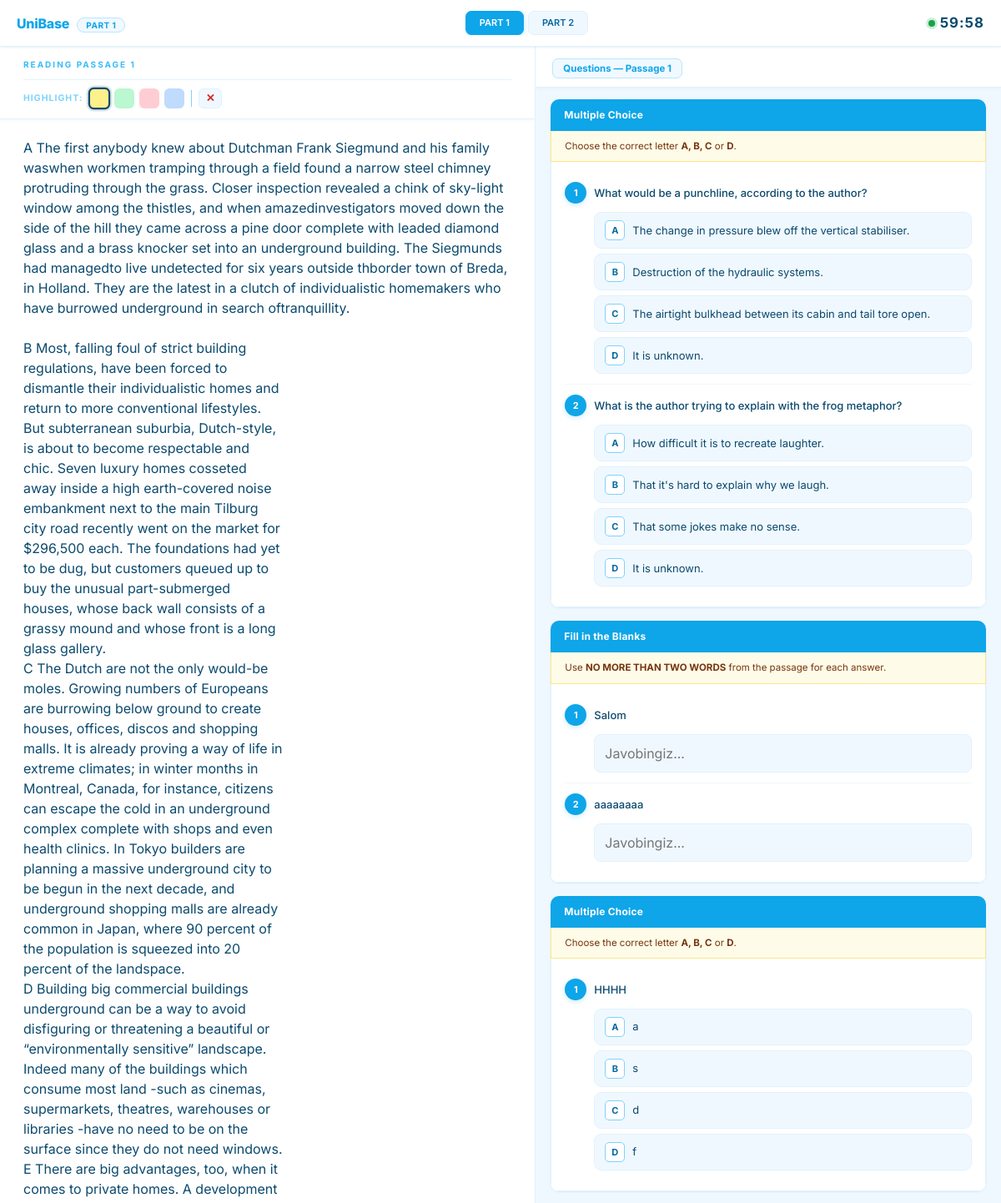
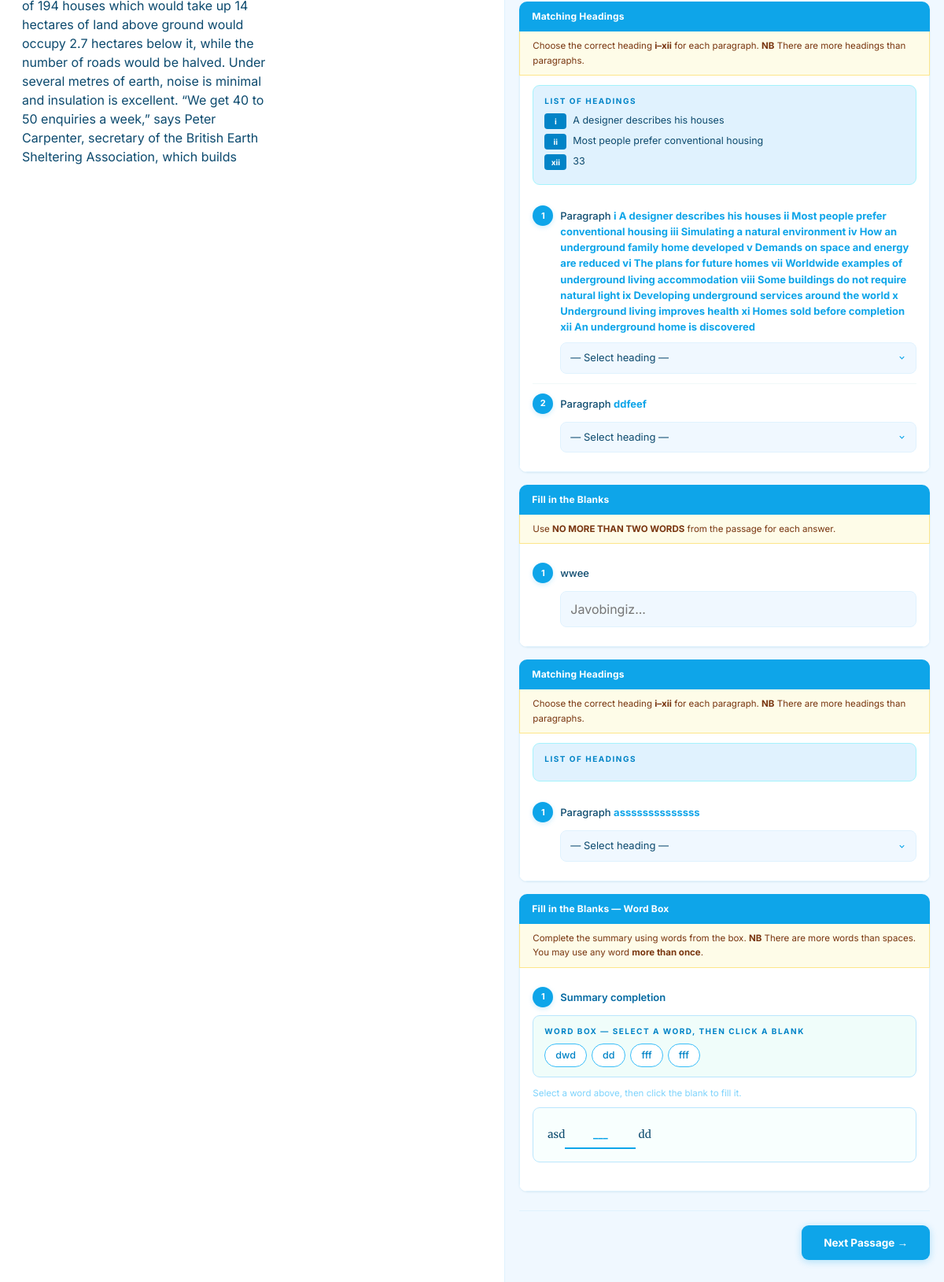
/reading/ (signed in), run on the app's committed database (2 pictures, top to bottom).
### app/models.py (models this page shows, shortened)
class PaidTestMixin(models.Model):
    is_paid = models.BooleanField(default=False)
    price = models.PositiveIntegerField(default=25)
    class Meta:
        abstract = True

class ReadingTest(PaidTestMixin):
    passage_title   = models.CharField(max_length=255, blank=True, default='')
    passage_text    = models.TextField(verbose_name="Passage 1 matni")
    passage_title_2 = models.CharField(max_length=255, blank=True, default='', verbose_name="Passage 2 sarlavha")
    passage_text_2  = models.TextField(blank=True, default='', verbose_name="Passage 2 matni")
    passage_title_3 = models.CharField(max_length=255, blank=True, default='', verbose_name="Passage 3 sarlavha")
    passage_text_3  = models.TextField(blank=True, default='', verbose_name="Passage 3 matni")
    category = models.CharField(max_length=15, choices=[('READING','Reading')], default='READING')
    def get_passage(self, part_num):
        return {
            1: (self.passage_title,   self.passage_text),
            2: (self.passage_title_2, self.passage_text_2),
            3: (self.passage_title_3, self.passage_text_3),
        }.get(part_num, ('', ''))

class IELTS_Reading(models.Model):
    QUESTION_TYPES = [
        ('ABCD',    'Multiple Choice'),
        ('TFNG',    'True / False / Not Given'),
        ('YNNG',    'Yes / No / Not Given'),
        ('MATCH',   'Matching Headings'),
        ('FILL',    'Fill in the Blank'),
        ('FILLBOX', 'Fill in the Blank with Word Box'),
    ]
    PART_CHOICES = [
        (1,'Part 1'),(2,'Part 2'),(3,'Part 3'),(4,'Part 4'),
    ]
    test_group     = models.ForeignKey(ReadingTest, on_delete=models.CASCADE, related_name='questions')
    part           = models.IntegerField(choices=PART_CHOICES, default=1)
    savol          = models.TextField()
    question_image = models.ImageField(upload_to='reading/questions/', blank=True, null=True)
    question_type  = models.CharField(max_length=10, choices=QUESTION_TYPES, default='ABCD')
    variant_a = models.CharField(max_length=500, blank=True)
    variant_b = models.CharField(max_length=500, blank=True)
    variant_c = models.CharField(max_length=500, blank=True)
    variant_d = models.CharField(max_length=500, blank=True)
    variant_e = models.CharField(max_length=500, blank=True, verbose_name="Heading v")
    variant_f = models.CharField(max_length=500, blank=True, verbose_name="Heading vi")
    variant_g = models.CharField(max_length=500, blank=True, verbose_name="Heading vii")
    variant_h = models.CharField(max_length=500, blank=True, verbose_name="Heading viii")
    variant_i = models.CharField(max_length=500, blank=True, verbose_name="Heading ix")
    variant_j = models.CharField(max_length=500, blank=True, verbose_name="Heading x")
    variant_k = models.CharField(max_length=500, blank=True, verbose_name="Heading xi")
    variant_l = models.CharField(max_length=500, blank=True, verbose_name="Heading xii")
    image_a = models.ImageField(upload_to='reading/variants/', blank=True, null=True)
    image_b = models.ImageField(upload_to='reading/variants/', blank=True, null=True)
    image_c = models.ImageField(upload_to='reading/variants/', blank=True, null=True)
    image_d = models.ImageField(upload_to='reading/variants/', blank=True, null=True)
    word_box = models.TextField(
        blank=True, default='',
        verbose_name="Word Box (vergul bilan ajrating)",
        help_text="Faqat FILLBOX turida. Masalan: Mexicans,random,rotating,despite,preserve"
    )
    togri_variant = models.CharField(max_length=1000)
    def get_word_box_list(self):
        if not self.word_box:
            return []
        return [w.strip() for w in self.word_box.split(',') if w.strip()]

### app/views.py (the view, shortened to what this page needs)
# urls.py: path('reading/', ielts_reading_view, name='ielts_reading'),
@login_required
def ielts_reading_view(request, test_id=None):
    reading_test = get_object_or_404(ReadingTest, pk=test_id) if test_id else ReadingTest.objects.first()
    if not reading_test:
        messages.error(request, "Reading testi mavjud emas!")
        return redirect("ielts_main_dashboard")
    if request.method == "POST":
        allowed, status = check_test_access(request.user, reading_test, category="IELTS_READING")
        if not allowed:
            messages.error(request, "Sizda yetarli coin yo'q!")
            return redirect("buy_coins")
    all_questions = list(reading_test.questions.all().order_by('part', 'id'))
    if 'reading_start' not in request.session:
        request.session['reading_start'] = time.time()
    form = IELTSReadingForm(request.POST or None, questions=all_questions)
    parts_dict = {}
    for q in all_questions:
        parts_dict.setdefault(q.part, []).append(q)
    test_data = []
    for part_num in sorted(parts_dict.keys()):
        qs = parts_dict[part_num]
        title, text = reading_test.get_passage(part_num)
        test_data.append({
            "part":          part_num,
            "part_label":    f"Part {part_num}",
            "passage_title": title,
            "passage_text":  text,
            "questions":     [{"model": q, "field": form[f"q_{q.id}"]} for q in qs]
        })
    return render(request, "reading_test.html", {
        "test_data":    test_data,
        "total_steps":  len(test_data),
        "duration":     60,
        "reading_test": reading_test,
        "user_coins":   request.user.profile.coins,
        "streak_days":  request.user.profile.streak_days,
        "has_discount": request.user.profile.streak_days >= 5,
        "test_id":      reading_test.id,
    })

### app/templates/reading_test.html (shortened to what this page needs)
<!DOCTYPE html>
<html lang="uz">
{% load static %}
<head>
    <link href="https://cdn.jsdelivr.net/npm/bootstrap@5.3.0/dist/css/bootstrap.min.css" rel="stylesheet">
</head>
<body>
<header class="header">
    <div class="logo">UniBase <span>Part 1</span></div>
    <div class="passage-tabs">
        {% for item in test_data %}
        <button type="button" class="ptab {% if forloop.first %}active{% endif %}"
                onclick="showStep({{ forloop.counter }})"
                id="ptab-{{ forloop.counter }}">
            PART {{ forloop.counter }}
        </button>
        {% endfor %}
    </div>
    <div class="timer-wrap" id="timer-wrap">
        <div class="timer-dot"></div>
        <span id="timer">60:00</span>
    </div>
</header>
<div class="test-wrapper">
<form method="POST" id="mainTestForm" class="w-100 d-flex" style="height:100%;">
{% for item in test_data %}
<div class="step-container {% if forloop.first %}active{% endif %}" id="step-{{ forloop.counter }}">
    <div class="passage-pane" id="passagePane-{{ forloop.counter }}">
        <div class="passage-header">
            <div class="passage-meta">Reading Passage {{ forloop.counter }}</div>
            <div class="highlight-bar">
                <span class="hb-label">Highlight:</span>
                <button type="button" class="hb-color hb-yellow active-color" data-color="yellow" onclick="setHlColor('yellow',this)" title="Sariq"></button>
                <button type="button" class="hb-color hb-green" data-color="green" onclick="setHlColor('green',this)" title="Yashil"></button>
                <button type="button" class="hb-color hb-pink" data-color="pink" onclick="setHlColor('pink',this)" title="Pushti"></button>
                <button type="button" class="hb-color hb-blue" data-color="blue" onclick="setHlColor('blue',this)" title="Ko'k"></button>
                <button type="button" class="hb-clear" onclick="clearAllHighlights()" title="Barchasini tozalash">✕</button>
            </div>
        </div>
        <div class="passage-body">
            <div class="passage-text" id="passage-{{ forloop.counter }}">
                {{ item.passage_text|linebreaksbr }}
            </div>
        </div>
    </div>
    <div class="questions-pane" id="questionsPane-{{ forloop.counter }}">
        <div class="questions-header">
            <span class="q-range-badge">Questions — Passage {{ forloop.counter }}</span>
        </div>
        <div class="questions-body">
        {% regroup item.questions by model.question_type as type_groups %}
        {% for group in type_groups %}
        <div class="q-section">
            {% if group.grouper == 'ABCD' %}
                <div class="q-section-header">Multiple Choice</div>
                <div class="q-section-instructions">
                    Choose the correct letter <strong>A, B, C</strong> or <strong>D</strong>.
                </div>
            {% elif group.grouper == 'MATCH' %}
                <div class="q-section-header">Matching Headings</div>
                <div class="q-section-instructions">
                    Choose the correct heading <strong>i–xii</strong> for each paragraph.
                    <strong>NB</strong> There are more headings than paragraphs.
                </div>
            {% elif group.grouper == 'FILL' %}
                <div class="q-section-header">Fill in the Blanks</div>
                <div class="q-section-instructions">
                    Use <strong>NO MORE THAN TWO WORDS</strong> from the passage for each answer.
                </div>
            {% elif group.grouper == 'FILLBOX' %}
                <div class="q-section-header">Fill in the Blanks — Word Box</div>
                <div class="q-section-instructions">
                    Complete the summary using words from the box.
                    <strong>NB</strong> There are more words than spaces. You may use any word <strong>more than once</strong>.
                </div>
            {% endif %}
            {% if group.grouper == 'MATCH' %}
            <div class="q-section-body">
                {% with fq=group.list.0.model %}
                <div class="heading-list">
                    <div class="heading-list-title">List of Headings</div>
                    {% if fq.variant_a %}<div class="heading-item"><span class="hi-num">i</span><span class="hi-text">{{ fq.variant_a }}</span></div>{% endif %}
                    {% if fq.variant_b %}<div class="heading-item"><span class="hi-num">ii</span><span class="hi-text">{{ fq.variant_b }}</span></div>{% endif %}
                    {% if fq.variant_l %}<div class="heading-item"><span class="hi-num">xii</span><span class="hi-text">{{ fq.variant_l }}</span></div>{% endif %}
                </div>
                {% endwith %}
                {% for q_data in group.list %}{% with q=q_data.model %}
                <div class="q-card">
                    <div class="q-row">
                        <span class="q-num">{{ forloop.counter }}</span>
                        <span class="q-text">Paragraph <strong style="color:var(--primary);">{{ q.savol }}</strong></span>
                    </div>
                    <select name="q_{{ q.id }}" class="match-select" onchange="checkDuplicate(this)">
                        <option value="">— Select heading —</option>
                    </select>
                </div>
                {% endwith %}{% endfor %}
            </div>
            {% elif group.grouper == 'FILLBOX' %}
            <div class="q-section-body">
                {% for q_data in group.list %}{% with q=q_data.model %}
                <div class="q-card">
                    <div class="q-row">
                        <span class="q-num">{{ forloop.counter }}</span>
                        <span class="q-text" style="color:var(--text-2);font-weight:600;">Summary completion</span>
                    </div>
                    <div class="word-box-container">
                        <div class="word-box-title">Word Box — select a word, then click a blank</div>
                        <div class="word-box-grid" id="wbox-{{ q.id }}">
                            {% for word in q.get_word_box_list %}
                            <span class="word-chip" onclick="chipClick(this,'{{ q.id }}')" data-word="{{ word }}">{{ word }}</span>
                            {% endfor %}
                        </div>
                    </div>
                    <p class="fillbox-hint">Select a word above, then click the blank to fill it.</p>
                    <div class="summary-text" id="summary-{{ q.id }}" data-raw="{{ q.savol }}" data-qid="{{ q.id }}"></div>
                </div>
                {% endwith %}{% endfor %}
            </div>
            {% else %}
            <div class="q-section-body">
            {% for q_data in group.list %}{% with q=q_data.model %}
            <div class="q-card">
                <div class="q-row">
                    <span class="q-num">{{ forloop.counter }}</span>
                    <span class="q-text">{{ q.savol }}</span>
                </div>
                {% if q.question_type == 'ABCD' %}
                <div class="option-list">
                    <label class="option-label" onclick="selectOpt(this)">
                        <span class="opt-letter">A</span>
                        {% if q.image_a %}<img src="{{ q.image_a.url }}" style="max-height:60px;border-radius:5px;">{% else %}{{ q.variant_a }}{% endif %}
                    </label>
                    <label class="option-label" onclick="selectOpt(this)">
                        <span class="opt-letter">B</span>
                        {% if q.image_b %}<img src="{{ q.image_b.url }}" style="max-height:60px;border-radius:5px;">{% else %}{{ q.variant_b }}{% endif %}
                    </label>
                    <label class="option-label" onclick="selectOpt(this)">
                        <span class="opt-letter">C</span>
                        {% if q.image_c %}<img src="{{ q.image_c.url }}" style="max-height:60px;border-radius:5px;">{% else %}{{ q.variant_c }}{% endif %}
                    </label>
                    <label class="option-label" onclick="selectOpt(this)">
                        <span class="opt-letter">D</span>
                        {% if q.image_d %}<img src="{{ q.image_d.url }}" style="max-height:60px;border-radius:5px;">{% else %}{{ q.variant_d }}{% endif %}
                    </label>
                </div>
                {% elif q.question_type == 'FILL' %}
                <div class="fill-wrap">
                    <input type="text" name="q_{{ q.id }}" class="fill-input"
                           placeholder="Javobingiz..." autocomplete="off">
                </div>
                {% endif %}
            </div>
            {% endwith %}{% endfor %}
            </div>
            {% endif %}
        </div>
        {% endfor %}
        <div class="nav-area">
            {% if not forloop.last %}
            <button type="button" class="btn-nav-next" onclick="showStep({{ forloop.counter|add:1 }})">Next Passage →</button>
            {% else %}
            <button type="submit" class="btn-submit">✓ Submit Test</button>
            {% endif %}
        </div>
        </div>
    </div>
</div>
{% endfor %}
</form>
</div>
</body>
</html>

### data on the page
ReadingTest: passage_text "A The first anybody knew about Dutchman Frank Siegmund and his family waswhen workmen tramping through a field found a narrow steel chimney protruding through the grass. Closer inspection revealed a chink of sky-light window among the thistles, and when amazedinvestigators moved down the side of the hill they came across a pine door complete with leaded diamond glass and a brass knocker set into an underground building. The Siegmunds had managedto live undetected for six years outside thborder town of Breda, in Holland. They are the latest in a clutch of individualistic homemakers who have burrowed underground in search oftranquillity. B Most, falling foul of strict building regulations,…"
IELTS_Reading: model.savol "What would be a punchline, according to the author?", model.variant_a "The change in pressure blew off the vertical stabiliser.", model.variant_b "Destruction of the hydraulic systems.", model.variant_c "The airtight bulkhead between its cabin and tail tore open.", model.variant_d "It is unknown."
IELTS_Reading: model.savol "What is the author trying to explain with the frog metaphor?", model.variant_a "How difficult it is to recreate laughter.", model.variant_b "That it's hard to explain why we laugh.", model.variant_c "That some jokes make no sense.", model.variant_d "It is unknown."
IELTS_Reading: model.savol "Salom"
IELTS_Reading: model.savol "aaaaaaaa"
IELTS_Reading: model.savol "HHHH", model.variant_a "a", model.variant_b "s", model.variant_c "d", model.variant_d "f"
IELTS_Reading: variant_a "A designer describes his houses", variant_b "Most people prefer conventional housing", variant_l "33", model.savol "i A designer describes his houses ii Most people prefer conventional housing iii Simulating a natural environment iv How an underground family home developed v Demands on space and energy are reduced vi The plans for future homes vii Worldwide examples of underground living accommodation viii Some buildings do not require natural light ix Developing underground services around the world x Underground living improves health xi Homes sold before completion xii An underground home is discovered"
IELTS_Reading: model.savol "ddfeef"
IELTS_Reading: model.savol "wwee"
IELTS_Reading: model.savol "assssssssssssss"
IELTS_Reading: get_word_box_list "dwd" "dd" "fff" "fff"
